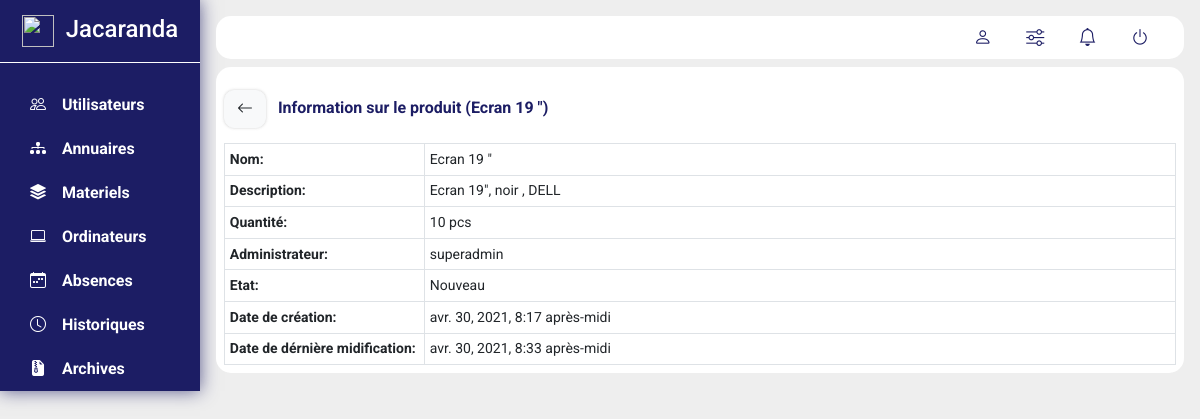
/materials/1, run on the app's committed database.
### materials/models.py (models this page shows, shortened)
class Material(models.Model):
    class Meta:
        db_table = 'materials'
    STATE = (
        ('new','Nouveau'),
        ('occasion','Occasion'),
        ('hs','Hors service')
    )
    UNITY = (
        ('pcs','Piece'),
        ('cartoon','Carton'),
        ('box','Boite'),
        ('kg','Kg'),
        ('g','Gramme'),
        ('L','Litre'),
        ('m','Metre')
    )
    title = models.CharField(max_length=50)
    serial_number = models.CharField(max_length=50)
    modele = models.CharField(max_length=30)
    description = models.CharField(max_length=255)
    quantity = models.IntegerField()
    unity = models.CharField(max_length=50, choices=UNITY)
    state = models.CharField(max_length=10, choices=STATE)
    fournissor = models.CharField(max_length=50, null=True)
    fournissor_contact = models.CharField(max_length=30, blank=True)
    administrator = models.CharField(max_length=50)
    created_at = models.DateTimeField(auto_now_add=True)
    updated_at = models.DateTimeField(auto_now=True, blank=True)

### materials/views.py (the view)
# urls.py: path('<int:id>', views.show, name="show_computer"),
    def show(request, id):
        try:
            maretial = Material.objects.get(id=int(id))
        except:
            raise Http404('Page not found')
        return render(request, 'material/show.html', {'material':maretial})

### materials/templates/material/show.html (shortened to what this page needs)
{% extends "layout.html" %}
{% block content %}
<div class="container m-0 p-0">
    <div class="container-fluid subtitle"><a href="{% url 'materials:material_home' %}" class="btn btn-light btn-other"> <i class="bi bi-arrow-left"></i></a> &nbsp; Information sur le produit ({{ material.title }}) </div>
    <table class='table table-sm table-hovered table-bordered m-0'>
        <tbody>
            <tr>
                <th width="200">Nom: </th> <td>{{ material.title }}</th>
            </tr>
            <tr>
                <th>Description: </th> <td>{{ material.description }}</th>
            </tr>
            <tr>
                <th>Quantité: </th> <td>{{ material.quantity }} {{ material.get_unity_display }}</th>
            </tr>
            <tr>
                <th>Administrateur: </th> <td>{{ material.administrator }}</th>
            </tr>
            <tr>
                <th>Etat: </th> <td>{{ material.get_state_display }}</th>
            </tr>
            <tr>
                <th>Date de création: </th> <td>{{ material.created_at }}</th>
            </tr>
            <tr>
                <th>Date de dérnière midification: </th> <td>{{ material.updated_at }}</th>
            </tr>
        </tbody>
    </table>
</div>
{% endblock %}

### public/css/app.css (style rules this page uses)
* { box-sizing: border-box; }
body { font-family: "Roboto", sans-serif; font-size: 14px; background-color:#eeeeee; }
div.subtitle { color: #1C1D64; font-weight: bold; font-size: 16px; padding: 15px 0px 15px 0px; background-color: white; }
.btn { box-shadow: 0 0 3px rgba(100, 100, 100, .3); }
.btn-other { border-radius: 10px; font-weight: bolder; }

### data on the page
Material: title "Ecran 19 \"", description "Ecran 19\", noir , DELL", quantity "10", unity "pcs", administrator "superadmin", state "Nouveau", created_at "avr. 30, 2021, 8:17 après-midi", updated_at "avr. 30, 2021, 8:33 après-midi"
